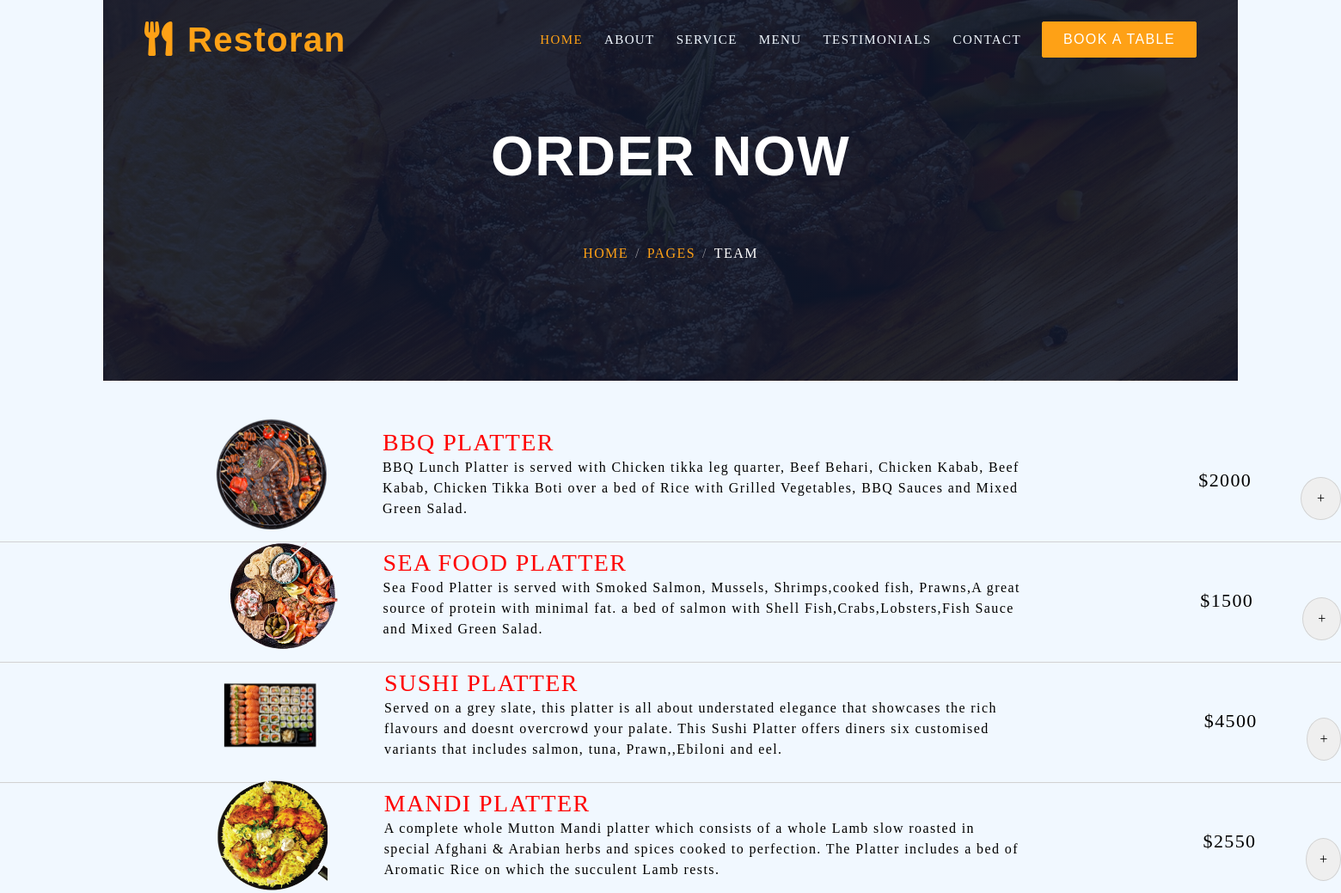
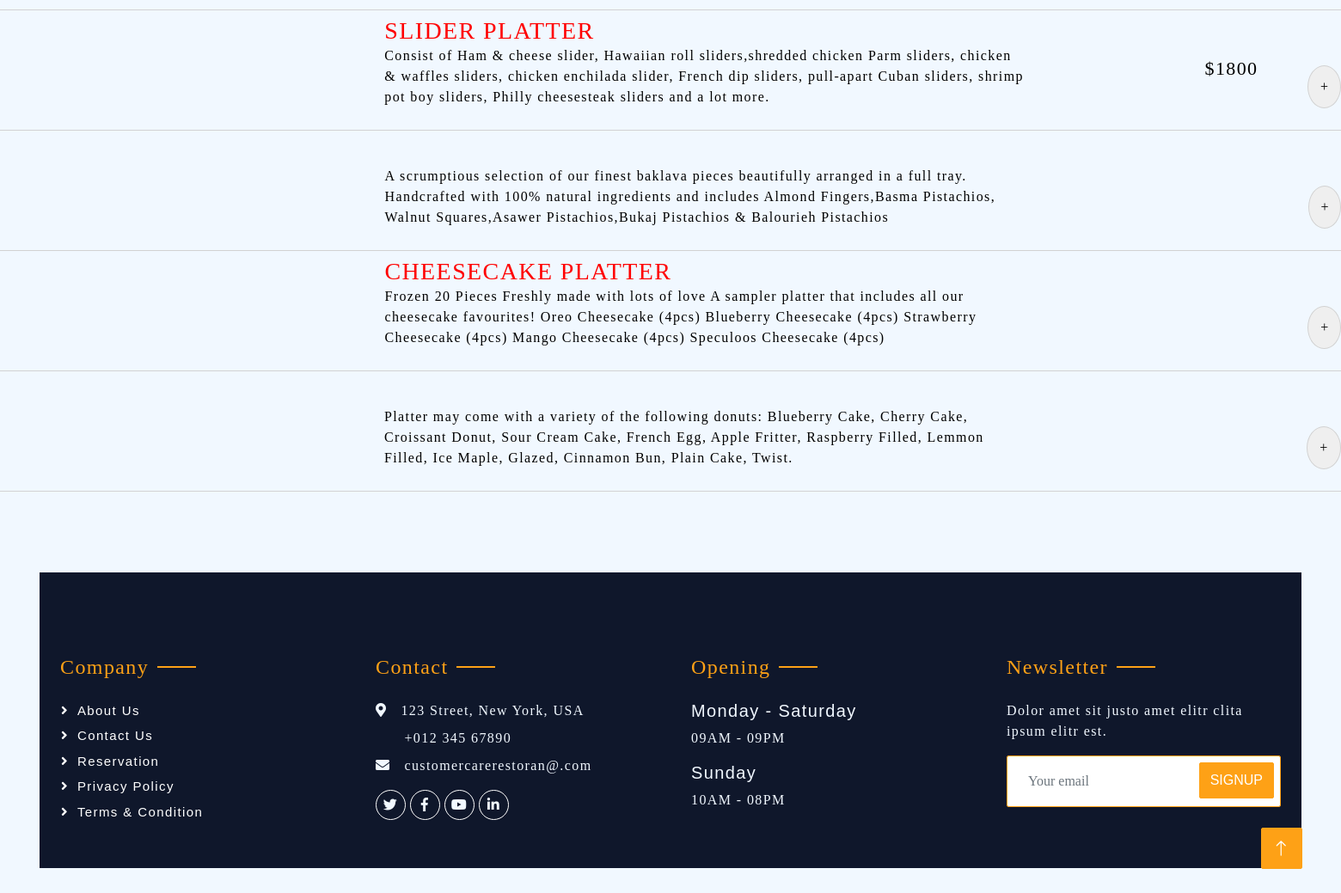
Page /foodforall/orders/ on the committed database (2 pictures, top to bottom).
### foodforall/models.py (models this page shows)
class order(models.Model):
    name = models.CharField(max_length=25)
    description = models.CharField(max_length=250)
    price = models.IntegerField()
    img= models.ImageField(upload_to="img")

### foodforall/views.py (the view)
# urls.py: path('orders/',views.orders),
def orders(request):
    product = order.objects.all()
    print(product)
    n=len(product)
    return render(request, 'orders.html',{'product':product})

### foodforall/templates/orders.html (shortened to what this page needs)
{% load static %}
<!DOCTYPE html>
<html lang="en">
<head>
  <link href="{% static 'https://cdnjs.cloudflare.com/ajax/libs/font-awesome/5.10.0/css/all.min.css' %}"
    rel="stylesheet" media="screen">
  <link href="{% static 'https://cdnjs.cloudflare.com/ajax/libs/font-awesome/5.10.0/css/all.min.css' %}"
    rel="stylesheet">
  <link href="{% static 'https://cdn.jsdelivr.net/npm/bootstrap-icons@1.4.1/font/bootstrap-icons.css' %}"
    rel="stylesheet">
  <link href="{% static 'lib/animate/animate.min.css' %}" rel="stylesheet">
  <link href="{% static 'lib/owlcarousel/assets/owl.carousel.min.css' %}" rel="stylesheet">
  <link href="{% static 'lib/tempusdominus/css/tempusdominus-bootstrap-4.min.css' %}" rel="stylesheet" />
  <link rel="stylesheet" type="text/css" href="{% static 'bootstrap.min.css' %}" />
  <link rel="stylesheet" type="text/css" href="{% static 'style.css' %}" />
  <link rel="stylesheet" href="https://use.fontawesome.com/releases/v5.2.0/css/all.css"
>
</head>
<body>
  <div class="container-xxl position-relative p-0">
    <nav class="navbar navbar-expand-lg navbar-dark bg-dark px-4 px-lg-5 py-3 py-lg-0">
        <a href="" class="navbar-brand p-0">
            <h1 class="text-primary m-0"><i class="fa fa-utensils me-3"></i>Restoran</h1>
        </a>
        <div class="collapse navbar-collapse" id="navbarCollapse">
            <div class="navbar-nav ms-auto py-0 pe-4">
                <a href="http://localhost:8000/foodforall/index/" class="nav-item nav-link active">Home</a>
                <a href="http://localhost:8000/foodforall/about/" class="nav-item nav-link">About</a>
                <a href="http://localhost:8000/foodforall/orders/" class="nav-item nav-link">Service</a>
                <a href="http://localhost:8000/foodforall/menu/" class="nav-item nav-link">Menu</a>
                <a href="http://localhost:8000/foodforall/review/" class="nav-item nav-link">Testimonials</a>
                <a href="http://localhost:8000/foodforall/contact/" class="nav-item nav-link">Contact</a>
            </div>
            <a href="http://localhost:8000/foodforall/booking/" class="btn btn-primary py-2 px-4">Book A Table</a>
        </div>
    </nav>
    <div class="container-xxl py-5 bg-dark hero-header mb-5">
      <div class="container text-center my-5 pt-5 pb-4">
        <h1 class="display-3 text-white mb-3 animated slideInDown">ORDER NOW</h1>
        <nav aria-label="breadcrumb">
          <ol class="breadcrumb justify-content-center text-uppercase">
            <li class="breadcrumb-item"><a href="#">Home</a></li>
            <li class="breadcrumb-item"><a href="#">Pages</a></li>
            <li class="breadcrumb-item text-white active" aria-current="page">Team</li>
          </ol>
        </nav>
      </div>
    </div>
  </div>
  {% for item in product %}
  <div class="food-item">
    <div class="food-desc">
      <h2 style="color: red; padding-left: 30%;font-family: fantasy;position: relative; top: 0.25em;"
        class="food-desc-head">{{item.name}}</h2>
      <p style="color: black; width:80%;padding-left: 30%; font-family: Monoscope;" class="food-desc-materials">
        {{item.description}}</p>
      <img style="height: 8em; padding-left: 17%;position: relative;bottom: 7.8em; " src="../{{item.img}}" alt="">
      <p style="position: relative; left: 94%; bottom: 9em;" class="food-desc-price">${{item.price}}</p>
    </div>
    <button style="margin-top: 4em;" class="add-btn"
      onclick="random('{{item.id}}','{{item.price}}','{{item.name}}','{{item.description}}')" > +
    </button>
  </div>
  {% endfor %}
  <main>
    <div class="container-fluid bg-dark text-light footer pt-5 mt-5 wow fadeIn" data-wow-delay="0.1s">
      <div class="container py-5">
          <div class="row g-5">
              <div class="col-lg-3 col-md-6">
                  <h4 class="section-title ff-secondary text-start text-primary fw-normal mb-4">Company</h4>
                  <a class="btn btn-link" href="http://localhost:8000/foodforall/about/">About Us</a>
                  <a class="btn btn-link" href="http://localhost:8000/foodforall/contact/">Contact Us</a>
                  <a class="btn btn-link" href="http://localhost:8000/foodforall/booking/">Reservation</a>
                  <a class="btn btn-link" href="">Privacy Policy</a>
                  <a class="btn btn-link" href="">Terms & Condition</a>
              </div>
              <div class="col-lg-3 col-md-6">
                  <h4 class="section-title ff-secondary text-start text-primary fw-normal mb-4">Contact</h4>
                  <p class="mb-2"><i class="fa fa-map-marker-alt me-3"></i>123 Street, New York, USA</p>
                  <p class="mb-2"><i class="fa fa-phone-alt me-3"></i>+012 345 67890</p>
                  <p class="mb-2"><i class="fa fa-envelope me-3"></i>customercarerestoran@.com</p>
                  <div class="d-flex pt-2">
                      <a class="btn btn-outline-light btn-social" href=""><i class="fab fa-twitter"></i></a>
                      <a class="btn btn-outline-light btn-social" href=""><i class="fab fa-facebook-f"></i></a>
                      <a class="btn btn-outline-light btn-social" href=""><i class="fab fa-youtube"></i></a>
                      <a class="btn btn-outline-light btn-social" href=""><i class="fab fa-linkedin-in"></i></a>
                  </div>
              </div>
              <div class="col-lg-3 col-md-6">
                  <h4 class="section-title ff-secondary text-start text-primary fw-normal mb-4">Opening</h4>
                  <h5 class="text-light fw-normal">Monday - Saturday</h5>
                  <p>09AM - 09PM</p>
                  <h5 class="text-light fw-normal">Sunday</h5>
                  <p>10AM - 08PM</p>
              </div>
              <div class="col-lg-3 col-md-6">
                  <h4 class="section-title ff-secondary text-start text-primary fw-normal mb-4">Newsletter</h4>
                  <p>Dolor amet sit justo amet elitr clita ipsum elitr est.</p>
                  <div class="position-relative mx-auto" style="max-width: 400px;">
                      <input class="form-control border-primary w-100 py-3 ps-4 pe-5" type="text" placeholder="Your email">
                      <button type="button" class="btn btn-primary py-2 position-absolute top-0 end-0 mt-2 me-2">SignUp</button>
                  </div>
              </div>
          </div>
      </div>
  </div>
    <a href="#" class="btn btn-lg btn-primary btn-lg-square back-to-top"><i class="bi bi-arrow-up"></i></a>
</body>
</html>

### foodforall/static/style.css (style rules this page uses)
:root { --primary: #FEA116; --light: #F1F8FF; --dark: #0F172B; }
.ff-secondary { font-family: 'Pacifico', cursive; }
.back-to-top { position: fixed; display: none; right: 45px; bottom: 45px; z-index: 99; }
.btn { font-family: 'Nunito', sans-serif; font-weight: 500; text-transform: uppercase; transition: .5s; }
.btn.btn-primary, .btn.btn-secondary { color: #FFFFFF; }
.btn-lg-square { width: 48px; height: 48px; }
.btn-square, .btn-sm-square, .btn-lg-square { padding: 0; display: flex; align-items: center; justify-content: center; font-weight: normal; border-radius: 2px; }
.navbar-dark .navbar-nav .nav-link { position: relative; margin-left: 25px; padding: 35px 0; font-size: 15px; color: var(--light) !important; text-transform: uppercase; font-weight: 500; outline: none; transition: .5s; }
.navbar-dark .navbar-nav .nav-link:hover, .navbar-dark .navbar-nav .nav-link.active { color: var(--primary) !important; }
@media (min-width: 992px) { .navbar-dark { position: absolute; width: 100%; top: 0; left: 0; z-index: 999; background: transparent !important; } }
.hero-header { background: linear-gradient(rgba(15, 23, 43, .9), rgba(15, 23, 43, .9)), url(./img/bg-hero.jpg); background-position: center center; background-repeat: no-repeat; background-size: cover; }
.breadcrumb-item + .breadcrumb-item::before { color: rgba(255, 255, 255, .5); }
.section-title { position: relative; display: inline-block; }
.section-title::before { position: absolute; content: ""; width: 45px; height: 2px; top: 50%; left: -55px; margin-top: -1px; background: var(--primary); }
.section-title::after { position: absolute; content: ""; width: 45px; height: 2px; top: 50%; right: -55px; margin-top: -1px; background: var(--primary); }
.section-title.text-start::before, .section-title.text-end::after { display: none; }
.footer .btn.btn-social { margin-right: 5px; width: 35px; height: 35px; display: flex; align-items: center; justify-content: center; color: var(--light); border: 1px solid #FFFFFF; border-radius: 35px; transition: .3s; }
.footer .btn.btn-link { display: block; margin-bottom: 5px; padding: 0; text-align: left; color: #FFFFFF; font-size: 15px; font-weight: normal; text-transform: capitalize; transition: .3s; }
.footer .btn.btn-link::before { position: relative; content: "\f105"; font-family: "Font Awesome 5 Free"; font-weight: 900; margin-right: 10px; }

### foodforall/templates/orders.html (style rules this page uses)
* { margin: 0; padding: 0; box-sizing: border-box; }
body { font-family: "Smythe", cursive; font-weight: 400; color: #fff; letter-spacing: 1.4px; }
main { padding: 46px; }
.container { display: flex; flex-direction: column; max-width: 2000px; gap: 46px; }
.food-item { display: flex; flex-direction: row; gap: 30px; width: 100%; height: 140px; border-bottom: 1px solid #d2d2d2; }
.food-desc-head { font-size: 28px; color: black; font-weight: 200; }
.food-desc-materials { color: #8b8b8b; margin: 8px 0px; }
.food-desc-price { color: black; font-size: 22px; }
.add-btn { height: 50px; width: 50px; border-radius: 50%; border: 1px solid #d2d2d2; margin-left: auto; }
input { width: 100%; height: 60px; padding: 16px 23px; margin-bottom: 23px; font-size: 20px; color: #757575; border: 1px solid #757575; outline: none; border-radius: 4px; }

### rows in the picture
order: name "BBQ PLATTER", description "BBQ Lunch Platter is served with Chicken tikka leg quarter, Beef Behari, Chicken Kabab, Beef Kabab, Chicken Tikka Boti over a bed of Rice with Grilled Vegetables, BBQ Sauces and Mixed Green Salad.", img (picture), price "2000"
order: name "SEA FOOD PLATTER", description "Sea Food Platter is served with Smoked Salmon, Mussels, Shrimps,cooked fish, Prawns,A great source of protein with minimal fat. a bed of salmon with Shell Fish,Crabs,Lobsters,Fish Sauce and Mixed Green Salad.", img (picture), price "1500"
order: name "SUSHI PLATTER", description "Served on a grey slate, this platter is all about understated elegance that showcases the rich flavours and doesnt overcrowd your palate. This Sushi Platter offers diners six customised variants that includes salmon, tuna, Prawn,,Ebiloni and eel.", img (picture), price "4500"
order: name "MANDI PLATTER", description "A complete whole Mutton Mandi platter which consists of a whole Lamb slow roasted in special Afghani & Arabian herbs and spices cooked to perfection. The Platter includes a bed of Aromatic Rice on which the succulent Lamb rests.", img (picture), price "2550"
order: name "SLIDER PLATTER", description "Consist of Ham & cheese slider, Hawaiian roll sliders,shredded chicken Parm sliders, chicken & waffles sliders, chicken enchilada slider, French dip sliders, pull-apart Cuban sliders, shrimp pot boy sliders, Philly cheesesteak sliders and a lot more.", img (picture), price "1800"
order: description "A scrumptious selection of our finest baklava pieces beautifully arranged in a full tray. Handcrafted with 100% natural ingredients and includes Almond Fingers,Basma Pistachios, Walnut Squares,Asawer Pistachios,Bukaj Pistachios & Balourieh Pistachios", img (picture)
order: name "CHEESECAKE PLATTER", description "Frozen 20 Pieces Freshly made with lots of love A sampler platter that includes all our cheesecake favourites! Oreo Cheesecake (4pcs) Blueberry Cheesecake (4pcs) Strawberry Cheesecake (4pcs) Mango Cheesecake (4pcs) Speculoos Cheesecake (4pcs)", img (picture)
order: description "Platter may come with a variety of the following donuts: Blueberry Cake, Cherry Cake, Croissant Donut, Sour Cream Cake, French Egg, Apple Fritter, Raspberry Filled, Lemmon Filled, Ice Maple, Glazed, Cinnamon Bun, Plain Cake, Twist.", img (picture)
